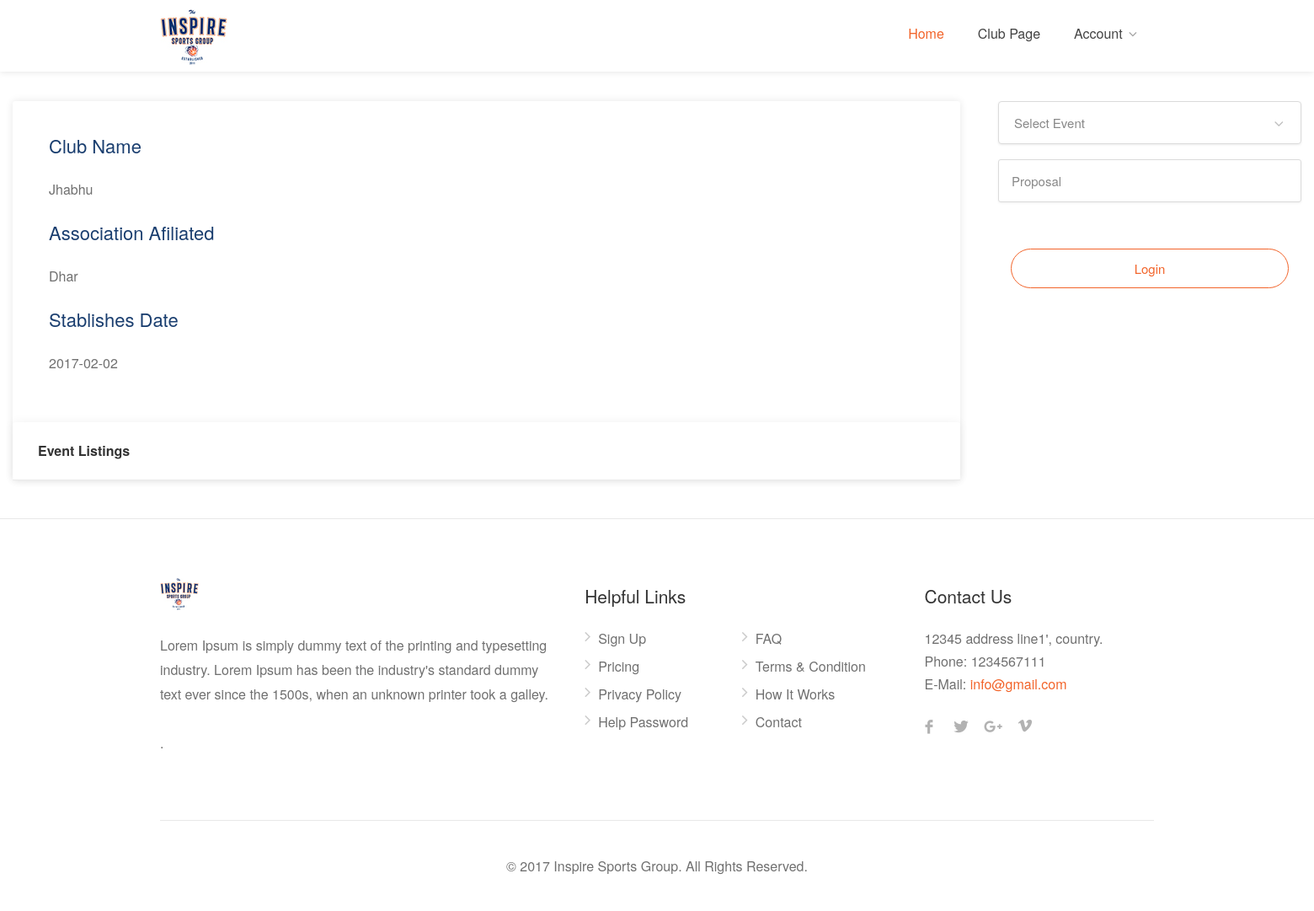
Screenshot of /index.php/netball/clubdetails?no=3 with the database file from the repository.
### tables this page shows
CREATE TABLE IF NOT EXISTS `tbl_club` (
  `no` int(10) unsigned NOT NULL AUTO_INCREMENT,
  `email` varchar(45) NOT NULL,
  `name` varchar(45) NOT NULL,
  `createdate` timestamp NOT NULL DEFAULT CURRENT_TIMESTAMP ON UPDATE CURRENT_TIMESTAMP,
  `payment` int(10) unsigned NOT NULL COMMENT 'id of tbl_club_payment',
  `password` text NOT NULL,
  `club_name` varchar(255) NOT NULL,
  `association_afiliated` varchar(255) NOT NULL,
  `stablishes_date` date NOT NULL,
  `address1` longtext NOT NULL,
  `address2` longtext NOT NULL,
  `city` varchar(255) NOT NULL,
  `state` varchar(255) NOT NULL,
  `postcode` varchar(255) NOT NULL,
  `country` varchar(255) NOT NULL,
  `phone` varchar(255) NOT NULL,
  `mobile` varchar(255) NOT NULL,
  `user_type` varchar(255) NOT NULL,
  `photo` text,
  `status` int(11) NOT NULL DEFAULT '1',
  `reg_count` int(11) NOT NULL,
  PRIMARY KEY (`no`)
);

CREATE TABLE IF NOT EXISTS `tbl_about_us` (
  `about_id` int(11) NOT NULL AUTO_INCREMENT,
  `description` longtext NOT NULL,
  PRIMARY KEY (`about_id`)
);

CREATE TABLE IF NOT EXISTS `tbl_contact_us` (
  `contact_us_id` int(11) NOT NULL AUTO_INCREMENT,
  `email` varchar(255) NOT NULL,
  `phone` varchar(255) NOT NULL,
  `address` longtext NOT NULL,
  PRIMARY KEY (`contact_us_id`)
);

### application/views/content_handler.php (called while the page is built)
<?php include('header.php');?>
<?php include('navbar.php');?>
<?php include('content.php');?>
<?php include('footer.php');?>

### application/controllers/Netball.php (called while the page is built, shortened)
<?php
class Netball extends CI_Controller {
    public function __construct()
    {
        $this->load->library(array('session'));
        $this->load->model('Netballmodel');
    }
    public function clubdetails()
    {
        $model_data = array(
            'id'=> $this->input->get('no'),
        );
        $data['aboutusinfo'] = $this->Netballmodel->getaboutusinfo();
        $data['contactusinfo'] = $this->Netballmodel->getcontactusinfo();
        $data['clubdatainfo'] = $this->Netballmodel->getclubdatainfo($model_data);
        $data['sociallinkdatalist'] = $this->Netballmodel->getsociallinkdatalist();
        $data['pageName'] = "CLUB_DETAILS";
        $this->load->view("content_handler", $data);
    }
}

### index.php (called while the page is built, shortened)
<?php
require_once BASEPATH.'core/CodeIgniter.php';

### application/models/Netballmodel.php (called while the page is built, shortened)
<?php
Class Netballmodel extends CI_Model
{
     public function getclubdatainfo($model_data)
    {
        $id = $model_data['id'];
        $this->db->select('*');
        $this->db->where('no',$id);
        $this->db->from('tbl_club');
        return $this->db->get()->row();
    }
     public function getaboutusinfo()
    {
        $this->db->select('*');
        $this->db->from('tbl_about_us');
        return $this->db->get()->row();
    }
     public function getcontactusinfo()
    {
        $this->db->select('*');
        $this->db->from('tbl_contact_us');
        return $this->db->get()->row();
    }
     public function getsociallinkdatalist()
    {
        $this->db->select('*');
        $this->db->from('tbl_social_link');
        $this->db->where('status',1);
        return $this->db->get()->result();
    }
}

### application/views/contents/club-detail.php (the view, shortened to what this page needs)
 <div class="container-fluid padding-top-35">
    <div class="blog-page">
        <div class="row">
            <div class="col-lg-9 col-md-8 padding-right-30">
                <div class="row">
                    <div class="col-md-12">
                        <div class="blog-post single-post">
                            <div class="post-content">
                                <h3>Club Name</h3>
                                <p><?php if (!empty($clubdatainfo->club_name)) echo $clubdatainfo->club_name; ?></p>
                                <h3>Association Afiliated</h3>
                                <p><?php if (!empty($clubdatainfo->association_afiliated)) echo $clubdatainfo->association_afiliated; ?></p>
                                <h3>Stablishes Date</h3>
                                <p><?php if (!empty($clubdatainfo->stablishes_date)) echo $clubdatainfo->stablishes_date; ?></p>
                            </div>
                            <div class="dashboard-list-box margin-top-0">
                              <h4>Event Listings</h4>
                    </div>
                </div>
            </div>
        </div>
    </div>
    <div class="col-lg-3 col-md-4">
        <div class="sidebar">
            <div class="widget margin-bottom-40">
                <form method="post" class="form-horizontal" action="<?php echo site_url();?>/netball/addeventproposal">
                    <div class="row with-forms">
                        <div class="col-md-12">
                            <select data-placeholder="All Categories" name="eventid" id="event" class="chosen-select" style="display: none;" required="required">
                                <option value="">Select Event</option>
                                    </select>
                                </div>
                            </div>
                        <div class="row with-forms">
                            <div class="col-md-12">
                                <input type="text" id="event_fee" name="event_fee" placeholder="Proposal" disabled="disabled" value="" required="required">
                            </div>
                        </div>
                          <br>
                        <div class="col-md-12">
                            <?php if(!$this->session->userdata('login_data')) { ?>
                                <a href="#sign-in-dialog" class="button border fw margin-top-10 popup-with-zoom-anim" style="width: 100%; text-align: center;">Login</a>
                            <?php } ?>
                        </div>
                    </form>
                </div>
            </div>
        </div>
    </div>
</div>
</div>

### application/views/footer.php (shortened to what this page needs)
<link rel="stylesheet" href="https://cdnjs.cloudflare.com/ajax/libs/font-awesome/4.7.0/css/font-awesome.min.css">
  <div id="footer">
    <div class="container">
      <div class="row">
        <div class="col-md-5 col-sm-6">
          <img class="footer-logo" src="<?php echo base_url('assets/images/logoinspire.jpg');?>" alt=""> <br>
          <br>
          <p><?php if (!empty($aboutusinfo->description)) echo $aboutusinfo->description; ?>.</p>
        </div>
        <div class="col-md-4 col-sm-6 ">
          <h4>Helpful Links</h4>
          <ul class="footer-links">
            <li><a href="<?php echo site_url('netball/registerAccType');?>">Sign Up</a></li>
            <li><a href="<?php echo site_url('netball/pricing');?>">Pricing</a></li>
            <li><a href="<?php echo site_url('netball/privacy');?>">Privacy Policy</a></li>
            <li><a href="<?php echo site_url('netball/help_password');?>">Help Password</a></li>
          </ul>
          <ul class="footer-links">
            <li><a href="<?php echo site_url('netball/faq');?>">FAQ</a></li>
            <li><a href="<?php echo site_url('netball/terms_condition');?>">Terms & Condition</a></li>
            <li><a href="<?php echo site_url('netball/working');?>">How It Works</a></li>
            <li><a href="<?php echo site_url('netball/contact');?>">Contact</a></li>
          </ul>
          <div class="clearfix"></div>
        </div>
        <div class="col-md-3  col-sm-12">
          <h4>Contact Us</h4>
          <div class="text-widget"> <span><?php if (!empty($contactusinfo->address)) echo $contactusinfo->address; ?></span> <br>
            Phone: <span><?php if (!empty($contactusinfo->phone)) echo $contactusinfo->phone; ?></span><br>
            E-Mail:<span> <a href="#"><?php if (!empty($contactusinfo->email)) echo $contactusinfo->email; ?></a> </span><br>
          </div>
          <ul class="social-icons margin-top-20">
             <?php
              $fade = "";
              $service = "";
              $index = 0;
              foreach ($sociallinkdatalist as $sociallinkdata) {
                if($index == 0) {
                  $service = "facebook";
                  $fade = "icon-facebook";
                }
                else if($index == 1) {
                  $service = "twitter";
                  $fade = "icon-twitter";
                }
                else if($index == 2) {
                  $service = "gplus";
                  $fade = "icon-gplus";
                }
                else if($index == 3) {
                  $service = "vimeo";
                  $fade = "icon-vimeo";
                }
                 else if($index == 4) {
                 break;
                }
              ?>
                <li><a class="<?php echo $service; ?>" href="<?php if (!empty($sociallinkdata->link)) echo $sociallinkdata->link; ?>" target="new"><i class="<?php echo $fade; ?>"></i></a></li>
            <?php $index++; } ?>
          </ul>
        </div>
      </div>
      <div class="row">
        <div class="col-md-12">
          <div class="copyrights">© 2017 Inspire Sports Group. All Rights Reserved.</div>
        </div>
      </div>
    </div>
  </div>
<link href="<?php echo base_url('assets/css/plugins/datedropper.css');?>" rel="stylesheet" type="text/css">
</body>
</html>

### assets/css/colors/main.css (style rules this page uses)
.style-2 .trigger.active a,.style-2 .ui-accordion .ui-accordion-header-active:hover,.style-2 .ui-accordion .ui-accordion-header-active,#posts-nav li a:hover,.plan.featured .listing-badge,.post-content h3 a:hover,.add-review-photos i,.show-more-button i,.listing-details-sidebar li a,.star-rating .rating-counter a:hover,.more-search-options-trigger:after,.header-widget .sign-in:hover,#footer a,#footer .footer-links li a:hover,#navigation.style-1 .current,#navigation.style-1 ul li:hover a,.user-menu.active .user-name:after,.user-menu:hover .user-name:after,.user-menu.active .user-name,.user-menu:hover .user-name,.main-search-input-item.location a:hover,.chosen-container .chosen-results li.highlighted,.input-with-icon.location a i:hover,.sort-by .chosen-container-single .chosen-single div:after,.sort-by .chosen-container-single .chosen-default,.panel-dropdown a:after,.post-content a.read-more,.post-meta li a:hover,.widget-text h5 a:hover,.about-author a,a.button.border.white:hover,.icon-box-2 i,a.button.border,.style-2 .ui-accordion .ui-accordion-header:hover,.style-2 .trigger a:hover,.plan.featured .listing-badges .featured,.list-4 li:before,.list-3 li:before,.list-2 li:before,.list-1 li:before,.info-box h4,.testimonial-carousel .slick-slide.slick-active .testimonial:before,.sign-in-form .tabs-nav li a:hover,.sign-in-form .tabs-nav li.active a,.lost_password:hover a,#top-bar .social-icons li a:hover i,.listing-share .social-icons li a:hover i,.agent .social-icons li a:hover i,#footer .social-icons li a:hover i,.headline span i { color:#f2642a; }
.category-small-box:hover,.pricing-list-container h4:after,#backtotop a,.chosen-container-multi .chosen-choices li.search-choice,.select-options li:hover,button.panel-apply,.layout-switcher a:hover,.listing-features.checkboxes li:before,.comment-by a.reply:hover,.add-review-photos:hover,.office-address h3:after,.post-img:before,button.button,input[type="button"],input[type="submit"],a.button,a.button.border:hover,table.basic-table th,.plan.featured .plan-price,mark.color,.style-4 .tabs-nav li.active a,.style-5 .tabs-nav li.active a,.dashboard-list-box .button.gray:hover,.change-photo-btn:hover,.dashboard-list-box a.rate-review:hover,input:checked+.slider,.add-pricing-submenu.button:hover,.add-pricing-list-item.button:hover,.custom-zoom-in:hover,.custom-zoom-out:hover,#geoLocation:hover,#streetView:hover,#scrollEnabling:hover,#scrollEnabling.enabled,#mapnav-buttons a:hover,#sign-in-dialog .mfp-close:hover,#small-dialog .mfp-close:hover { background-color:#f2642a; }
a.button.border { color:#f2642a;border-color:#f2642a; }

### rows the page displays
tbl_club: club_name "Jhabhu", association_afiliated "Dhar", stablishes_date "2017-02-02"
tbl_about_us: description "Lorem Ipsum is simply dummy text of the printing and typesetting industry. Lorem Ipsum has been the industry's standard dummy text ever since the 1500s, when an unknown printer took a galley."
tbl_contact_us: address "12345 address line1', country.", phone "1234567111", email "info@gmail.com"
